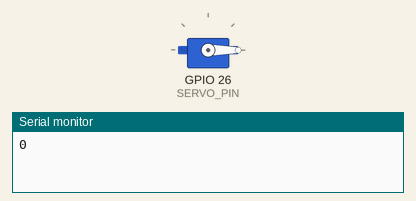
Recording of a sketch running on a simulated ESP32. On the bench: servo, the last lines printed to the serial monitor.

Above: at 0.05 s.
At 0.75 s:
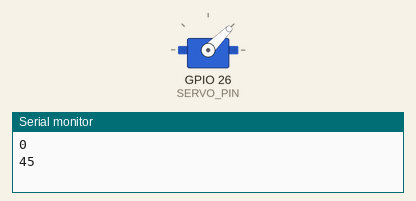
At 1.5 s:
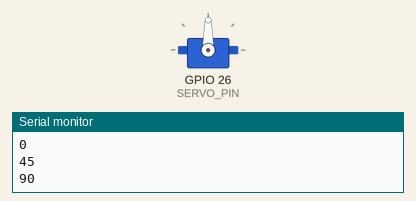
At 3.0 s:
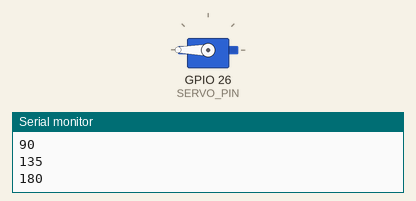
Timing chart, 0 to 6.9 s (numbered marks = the images above):
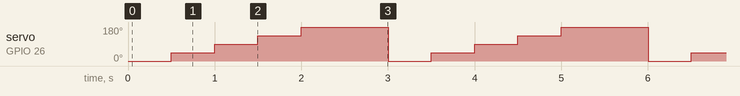

Measured:
- by itself, servo on GPIO 26 (SERVO_PIN): repeats every 3.0 s: 90° 0.50 s, 135° 0.50 s, 180° 1.0 s, 0° 0.50 s, 45° 0.50 s

The sketch:

ESP32-servo-basic.ino
```cpp
#include <Servo.h>

// assign variable "SERVO_PIN" to GPIO 26
#define SERVO_PIN 26

// create Servo object
Servo myServo;

void setup() {
  // start Serial Monitor
  Serial.begin(9600);
  // define GPIO 26 ("SERVO_PIN") as signal pin of servo motor
  myServo.attach(SERVO_PIN);
}

void loop() {
  // drive servo to 0 degree position
  myServo.write(0);
  Serial.println("0");
  delay(500);

  // drive servo to 45 degree position
  myServo.write(45);
  Serial.println("45");
  delay(500);

  // drive servo to 90 degree position
  myServo.write(90);
  Serial.println("90");
  delay(500);

  // drive servo to 135 degree position
  myServo.write(135);
  Serial.println("135");
  delay(500);

  // drive servo to 180 degree position
  myServo.write(180);
  Serial.println("180");
  delay(1000);
}
```
